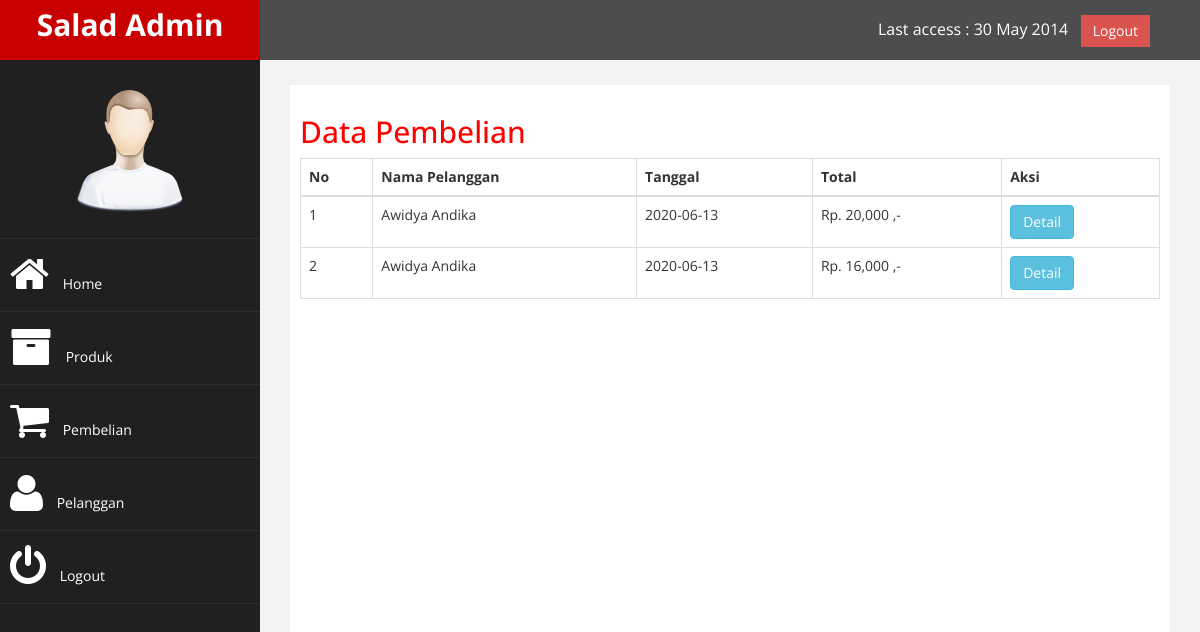
The app's page /admin/index.php?halaman=pembelian (signed in), older data.
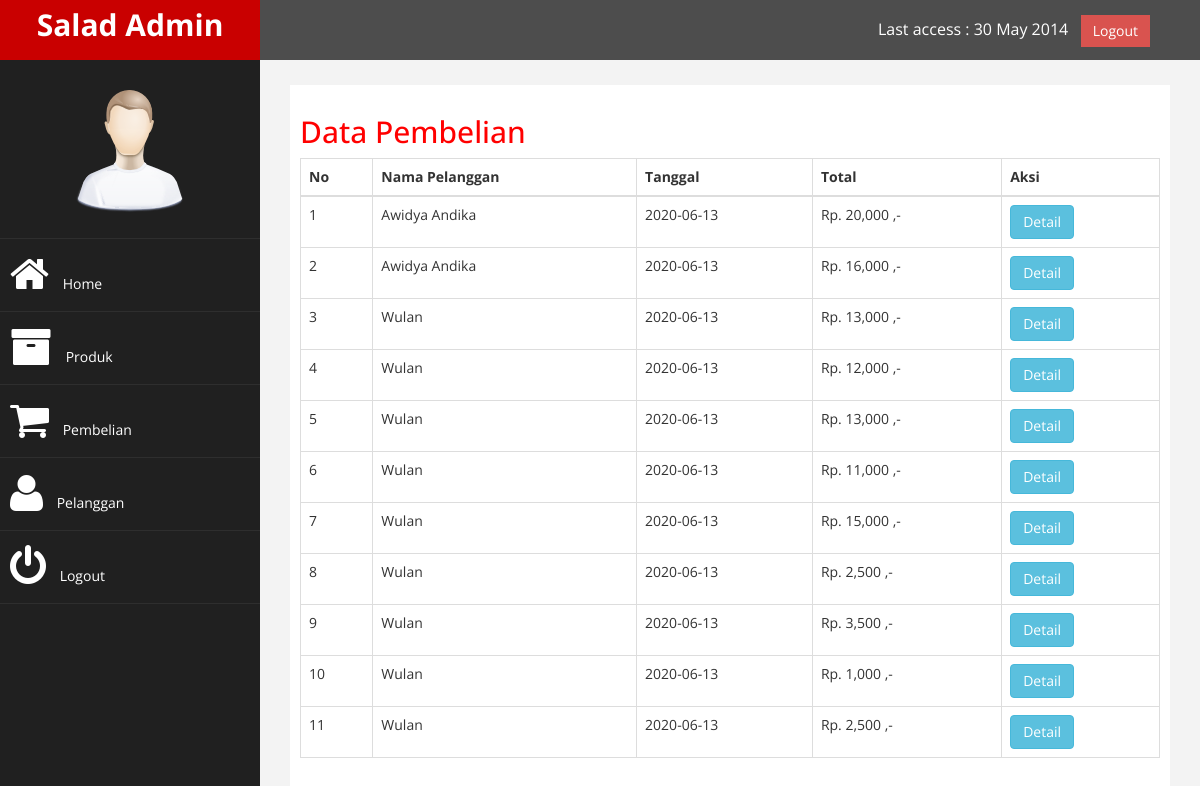
The same page, newer data.
### tables this page shows
CREATE TABLE `pembelian` (
  `id_pembelian` int(11) NOT NULL,
  `id_pelanggan` int(11) NOT NULL,
  `id_ongkir` int(11) NOT NULL,
  `tanggal_pembelian` date NOT NULL,
  `total_pembelian` int(11) NOT NULL,
  `nama_kota` varchar(100) NOT NULL,
  `tarif` int(11) NOT NULL,
  `alamat_pengiriman` text NOT NULL,
  `status_pembelian` varchar(100) NOT NULL DEFAULT 'Pending'
);

CREATE TABLE `pelanggan` (
  `id_pelanggan` int(11) NOT NULL,
  `email_pelanggan` varchar(100) NOT NULL,
  `password_pelanggan` varchar(100) NOT NULL,
  `nama_pelanggan` varchar(100) NOT NULL,
  `telepon_pelanggan` varchar(25) NOT NULL,
  `alamat_pelanggan` varchar(200) NOT NULL
);

### admin/pembelian.php (the view, shortened to what this page needs)
<!DOCTYPE html>
<html>
<head>
</head>
<body>
	<h2>Data Pembelian</h2>
	<table class="table table-bordered">
		<thead>
			<tr>
				<th>No</th>
				<th>Nama Pelanggan</th>
				<th>Tanggal</th>
				<th>Total</th>
				<th>Aksi</th>
			</tr>
		</thead>
		<tbody>
			<?php
				$query = $koneksi->query("SELECT * FROM pembelian JOIN pelanggan
					                      ON pembelian.id_pelanggan = pelanggan.id_pelanggan");
				$nomor = 1;
				while($data = $query->fetch_assoc()){
			?>
			<tr>
				<td><?php echo $nomor; ?></td>
				<td><?php echo $data['nama_pelanggan']; ?></td>
				<td><?php echo $data['tanggal_pembelian']; ?></td>
				<td>Rp. <?php echo number_format($data['total_pembelian']); ?> ,-</td>
				<td>
					<a href="index.php?halaman=detail&id=<?php echo $data['id_pembelian']; ?>" class="btn btn-info">Detail</a>
				</td>
			</tr>
			<?php
				$nomor++;
				}
			?>
		</tbody>
	</table>
</body>
</html>

### admin/index.php (shortened to what this page needs)
<?php
    include '../koneksi.php';
?>
<!DOCTYPE html>
<html xmlns="http://www.w3.org/1999/xhtml">
<head>
    <link href="assets/css/bootstrap.css" rel="stylesheet" />
    <link href="assets/css/font-awesome.css" rel="stylesheet" />
    <link href="assets/js/morris/morris-0.4.3.min.css" rel="stylesheet" />
    <link href="assets/css/custom.css" rel="stylesheet" />
</head>
<body>
    <div id="wrapper">
        <nav class="navbar navbar-default navbar-cls-top " role="navigation" style="margin-bottom: 0">
            <div class="navbar-header">
                <a class="navbar-brand" href="index.html">Salad Admin</a>
            </div>
  <div style="color: white;
padding: 15px 50px 5px 50px;
float: right;
font-size: 16px;"> Last access : 30 May 2014 &nbsp; <a href="logout.php" class="btn btn-danger square-btn-adjust">Logout</a> </div>
        </nav>
                <nav class="navbar-default navbar-side" role="navigation">
            <div class="sidebar-collapse">
                <ul class="nav" id="main-menu">
				<li class="text-center">
                    <img src="assets/img/find_user.png" class="user-image img-responsive"/>
					</li>
                    <li><a href="index.php"><i class="fa fa-home fa-3x"></i> Home</a></li>
                    <li><a href="index.php?halaman=produk"><i class="fa fa-archive fa-3x"></i> Produk</a></li>
                    <li><a href="index.php?halaman=pembelian"><i class="fa fa-shopping-cart fa-3x"></i> Pembelian</a></li>
                    <li><a href="index.php?halaman=pelanggan"><i class="fa fa-user fa-3x"></i> Pelanggan</a></li>
                    <li><a href="index.php?halaman=logout"><i class="fa fa-power-off fa-3x"></i> Logout</a></li>
                </ul>
            </div>
        </nav>
        <div id="page-wrapper" >
            <div id="page-inner">
                <?php
                    if(isset($_GET['halaman'])){
                        if($_GET['halaman']=="produk"){
                            include 'produk.php';
                        }
                        elseif($_GET['halaman']=="pembelian") {
                            include 'pembelian.php';
                        }
                        elseif($_GET['halaman']=="pelanggan") {
                            include 'pelanggan.php';
                        }
                        elseif($_GET['halaman']=='detail'){
                            include 'detail.php';
                        }
                        elseif($_GET['halaman']=='tambah-produk'){
                            include 'tambah-produk.php';
                        }
                        elseif($_GET['halaman']=='tambah-pelanggan'){
                            include 'tambah-pelanggan.php';
                        }
                        elseif($_GET['halaman']=='hapus-produk'){
                            include 'hapus-produk.php';
                        }
                        elseif($_GET['halaman']=='hapus-pelanggan'){
                            include 'hapus-pelanggan.php';
                        }
                        elseif($_GET['halaman']=='ubah-produk'){
                            include 'ubah-produk.php';
                        }
                        elseif($_GET['halaman']=='ubah-pelanggan'){
                            include 'ubah-pelanggan.php';
                        }
                        elseif($_GET['halaman']=='logout'){
                            include 'logout.php';
                        }
                    }
                    else{
                        include 'home.php';
                    }
                ?>
            </div>
            </div>
        </div>
</body>
</html>

### admin/assets/css/custom.css (style rules this page uses)
body { font-family: 'Open Sans', sans-serif; }
#wrapper { width: 100%; background:#202020; }
#page-wrapper { padding: 15px 15px; min-height: 600px; background:#F3F3F3; }
#page-inner { width:100%; margin:10px 20px 10px 0px; background-color:#fff!important; padding:10px; min-height:1200px; }
.text-center { text-align:center; }
h2 { color: #f00; }
.square-btn-adjust { border: 0px solid transparent; -webkit-border-radius: 0px; -moz-border-radius: 0px; border-radius: 0px; }
.user-image { margin: 25px auto; -webkit-border-radius: 10px; -moz-border-radius: 10px; border-radius: 10px; max-height:170px; max-width:170px; }
.navbar-cls-top .navbar-brand { color: #fff; background: #C90000; width: 260px; text-align: center; height: 60px; font-size: 30px; font-weight: 700; }
.sidebar-collapse , .sidebar-collapse .nav { background:none; }
.sidebar-collapse .nav { padding:0; }
.sidebar-collapse .nav > li > a { color:#fff; background:#202020; text-shadow:none; }
.sidebar-collapse > .nav > li > a { padding:15px 10px; }
.sidebar-collapse > .nav > li { border-bottom: 1px solid rgba(107, 108, 109, 0.19); }
.navbar-side { border:none; background-color: #202020; }
.navbar-cls-top { background:#4D4D4D; border-bottom:none; }
.navbar-default { border:0px solid black; }
.navbar-header { background: #A70303; }
.nav > li > a > i { margin-right:10px; }
@media (min-width:768px) { #page-wrapper { margin: 0 0 0 260px; padding: 15px 30px; min-height: 1200px; } }
@media (min-width:768px) { .navbar-side { z-index: 1; position: absolute; width: 260px; } }
@media (min-width:768px) { .navbar { border-radius: 0px; } }

Row changes from the older to the newer data that the page shows:
added pembelian: id_pelanggan.nama_pelanggan "Wulan", tanggal_pembelian "2020-06-13", total_pembelian "13,000"
added pembelian: id_pelanggan.nama_pelanggan "Wulan", tanggal_pembelian "2020-06-13", total_pembelian "12,000"
added pembelian: id_pelanggan.nama_pelanggan "Wulan", tanggal_pembelian "2020-06-13", total_pembelian "13,000"
added pembelian: id_pelanggan.nama_pelanggan "Wulan", tanggal_pembelian "2020-06-13", total_pembelian "11,000"
added pembelian: id_pelanggan.nama_pelanggan "Wulan", tanggal_pembelian "2020-06-13", total_pembelian "15,000"
added pembelian: id_pelanggan.nama_pelanggan "Wulan", tanggal_pembelian "2020-06-13", total_pembelian "2,500"
added pembelian: id_pelanggan.nama_pelanggan "Wulan", tanggal_pembelian "2020-06-13", total_pembelian "3,500"
added pembelian: id_pelanggan.nama_pelanggan "Wulan", tanggal_pembelian "2020-06-13", total_pembelian "1,000"
added pembelian: id_pelanggan.nama_pelanggan "Wulan", tanggal_pembelian "2020-06-13", total_pembelian "2,500"
